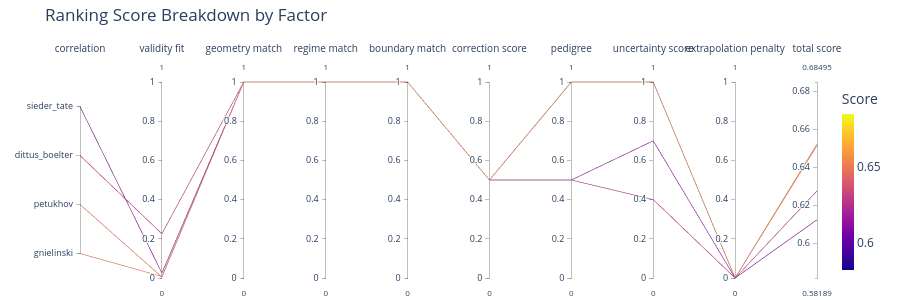

The code cell stored with this chart in its notebook:
### Markdown cell above
## Scoring and Ranking

htcie ranks applicable correlations using **8 deterministic scoring factors**:

1. **Validity fit** — how close the operating Re and Pr are to the center of the correlation's valid range (penalises operation near the boundary)
2. **Geometry match** — does the correlation geometry exactly match, or is it an approximation?
3. **Regime match** — laminar, transitional, or turbulent — does the correlation target the actual flow regime?
4. **Boundary condition match** — constant wall temperature vs. constant heat flux
5. **Correction completeness** — does the correlation include viscosity correction, entrance length, or other physically important factors?
6. **Pedigree** — how well-validated is the correlation in the literature (number of data points, range of conditions tested)?
7. **Literature uncertainty** — correlations with lower declared uncertainty score higher
8. **Extrapolation penalty** — if any input is outside the stated valid range, a penalty is applied

Every score is a deterministic function of the state and the correlation metadata — no hidden heuristics. If the ranking changes, it is because the metadata or logic changed, not because of random weighting.

### Code cell
# Print ranking table
print(f"{'Rank':<5} {'Method':<35} {'Score':>7}  Breakdown")
print("-" * 80)
for i, r in enumerate(report.ranking, 1):
    breakdown_str = ", ".join(f"{k}={v:.2f}" for k, v in r["breakdown"].items())
    print(f"{i:<5} {r['key']:<35} {r['score']:>7.3f}  {breakdown_str}")

# Parallel coordinates plot — each line is a method, each axis is a score factor
if report.ranking:
    factors = list(report.ranking[0]["breakdown"].keys())
    scores = [r["score"] for r in report.ranking]
    method_names = [r["key"].split(".")[-1] for r in report.ranking]
    n = len(report.ranking)

    # First axis: correlation name (numeric index with named ticks)
    name_dim = dict(
        label="correlation",
        values=list(range(n)),
        range=[-0.5, n - 0.5],
        tickvals=list(range(n)),
        ticktext=method_names,
    )
    factor_dims = [
        dict(
            label=factor.replace("_", " "),
            values=[r["breakdown"].get(factor, 0) for r in report.ranking],
            range=[0.0, 1.0],
        )
        for factor in factors
    ]
    score_dim = dict(
        label="total score",
        values=scores,
        range=[min(scores) * 0.95, max(scores) * 1.05],
    )

    fig = go.Figure(
        go.Parcoords(
            line=dict(
                color=scores,
                colorscale="plasma",
                showscale=True,
                colorbar=dict(title="Score", thickness=12),
                cmin=min(scores) * 0.95,
                cmax=max(scores) * 1.05,
            ),
            dimensions=[name_dim] + factor_dims + [score_dim],
            labelfont=dict(size=10),
            tickfont=dict(size=9),
            rangefont=dict(size=8),
        )
    )
    fig.update_layout(
        title=dict(text="Ranking Score Breakdown by Factor", y=0.97, yanchor="top"),
        height=300,
        margin=dict(l=80, r=80, t=80, b=20),
    )
    fig.show()

### Figure 1 — Plotly figure (JSON) as saved in the notebook; plotly's stock layout.template omitted (floating-point values rounded to 4 significant figures)
{"data": [{"dimensions": [{"label": "correlation", "range": [-0.5, 3.5], "ticktext": ["gnielinski", "petukhov", "dittus_boelter", "sieder_tate"], "tickvals": [0, 1, 2, 3], "values": [0, 1, 2, 3]}, {"label": "validity fit", "range": [0, 1], "values": [0.007766, 0.004972, 0.2255, 0.02506]}, {"label": "geometry match", "range": [0, 1], "values": [1, 1, 1, 1]}, {"label": "regime match", "range": [0, 1], "values": [1, 1, 1, 1]}, {"label": "boundary match", "range": [0, 1], "values": [1, 1, 1, 1]}, {"label": "correction score", "range": [0, 1], "values": [0.5, 0.5, 0.5, 0.5]}, {"label": "pedigree", "range": [0, 1], "values": [1, 1, 0.5, 0.5]}, {"label": "uncertainty score", "range": [0, 1], "values": [1, 1, 0.4, 0.7]}, {"label": "extrapolation penalty", "range": [0, 1], "values": [0, 0, 0, 0]}, {"label": "total score", "range": [0.5819, 0.6849], "values": [0.6523, 0.6515, 0.6277, 0.6125]}], "labelfont": {"size": 10}, "line": {"cmax": 0.6849, "cmin": 0.5819, "color": [0.6523, 0.6515, 0.6277, 0.6125], "colorbar": {"thickness": 12, "title": {"text": "Score"}}, "colorscale": [[0, "#0d0887"], [0.1111, "#46039f"], [0.2222, "#7201a8"], [0.3333, "#9c179e"], [0.4444, "#bd3786"], [0.5556, "#d8576b"], [0.6667, "#ed7953"], [0.7778, "#fb9f3a"], [0.8889, "#fdca26"], [1, "#f0f921"]], "showscale": true}, "rangefont": {"size": 8}, "tickfont": {"size": 9}, "type": "parcoords"}], "layout": {"height": 300, "margin": {"b": 20, "l": 80, "r": 80, "t": 80}, "title": {"text": "Ranking Score Breakdown by Factor", "y": 0.97, "yanchor": "top"}}}
